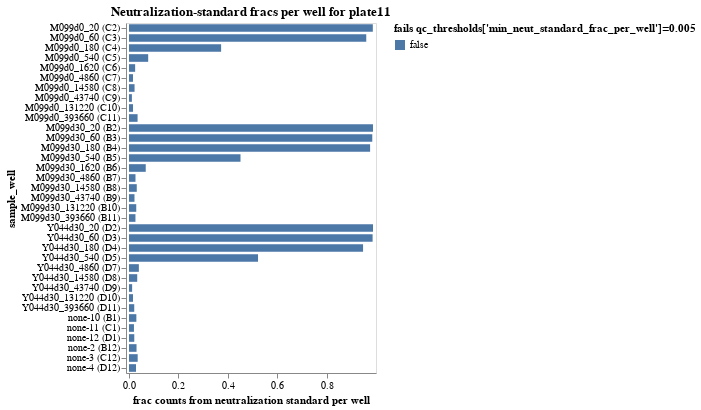

Write notebook code for a chart like this one.
### Markdown cell above
## Fraction of counts from neutralization standard
Determine the fraction of counts from the neutralization standard in each sample, and make sure this fraction passess the QC threshold.

### Code cell
neut_standard_fracs = (
    counts.assign(
        neut_standard_count=lambda x: x["count"] * x["neut_standard"].astype(int)
    )
    .groupby(
        ["well", "serum_replicate", "sample_well"],
        dropna=False,
        as_index=False,
    )
    .aggregate(
        total_count=pd.NamedAgg("count", "sum"),
        neut_standard_count=pd.NamedAgg("neut_standard_count", "sum"),
    )
    .assign(
        neut_standard_frac=lambda x: x["neut_standard_count"] / x["total_count"],
        fails_qc=lambda x: (
            x["neut_standard_frac"] < qc_thresholds['min_neut_standard_frac_per_well']
        ),
    )
)

neut_standard_fracs_chart = (
    alt.Chart(neut_standard_fracs)
    .add_params(serum_selection)
    .transform_filter(serum_selection)
    .encode(
        alt.X(
            "neut_standard_frac",
            title="frac counts from neutralization standard per well",
            scale=alt.Scale(nice=False, padding=3),
        ),
        alt.Y("sample_well", sort=sample_wells),
        alt.Color(
            "fails_qc",
            title=f"fails {qc_thresholds['min_neut_standard_frac_per_well']=}",
            legend=alt.Legend(titleLimit=500),
        ),
        tooltip=[
            alt.Tooltip(c, format=".3g") if neut_standard_fracs[c].dtype == float else c
            for c in neut_standard_fracs.columns
        ],
    )
    .mark_bar(height={"band": 0.85})
    .properties(
        height=alt.Step(10),
        width=250,
        title=f"Neutralization-standard fracs per well for {plate}",
    )
    .configure_axis(grid=False)
    .configure_legend(titleLimit=1000)
)

display(neut_standard_fracs_chart)

# drop wells failing QC
min_neut_standard_frac_per_well_drops = list(neut_standard_fracs.query("fails_qc")["well"])
print(
    f"\nDropping {len(min_neut_standard_frac_per_well_drops)} wells for failing "
    f"{qc_thresholds['min_neut_standard_frac_per_well']=}: "
    + str(min_neut_standard_frac_per_well_drops)
)
qc_drops["wells"].update(
    {w: "min_neut_standard_frac_per_well" for w in min_neut_standard_frac_per_well_drops}
)
counts = counts[~counts["well"].isin(qc_drops["wells"])]

### Figure 1 — Vega-Lite specification as saved in the notebook (floating-point values rounded to 4 significant figures; data arrays with more than 128 entries replaced by an {"elided": "..."} marker saying what was removed)
{"config": {"view": {"continuousWidth": 300, "continuousHeight": 300}, "axis": {"grid": false}, "legend": {"titleLimit": 1000}}, "data": {"name": "data-70e4cd7f640838c9f96a36547235cb0a"}, "mark": {"type": "bar", "height": {"band": 0.85}}, "encoding": {"color": {"field": "fails_qc", "legend": {"titleLimit": 500}, "title": "fails qc_thresholds['min_neut_standard_frac_per_well']=0.005", "type": "nominal"}, "tooltip": [{"field": "well", "type": "nominal"}, {"field": "serum_replicate", "type": "nominal"}, {"field": "sample_well", "type": "nominal"}, {"field": "total_count", "type": "quantitative"}, {"field": "neut_standard_count", "type": "quantitative"}, {"field": "neut_standard_frac", "format": ".3g", "type": "quantitative"}, {"field": "fails_qc", "type": "nominal"}], "x": {"field": "neut_standard_frac", "scale": {"nice": false, "padding": 3}, "title": "frac counts from neutralization standard per well", "type": "quantitative"}, "y": {"field": "sample_well", "sort": {"elided": "144 str values"}, "type": "nominal"}}, "height": {"step": 10}, "params": [{"name": "param_1", "select": {"type": "point", "fields": ["serum_replicate"]}, "bind": {"input": "select", "options": [null, "M099d0", "M099d30", "Y044d30", "none-10", "none-11", "none-12", "none-2", "none-3", "none-4"], "labels": ["all", "M099d0", "M099d30", "Y044d30", "none-10", "none-11", "none-12", "none-2", "none-3", "none-4"], "name": "serum"}}], "title": "Neutralization-standard fracs per well for plate11", "transform": [{"filter": {"param": "param_1"}}], "width": 250, "$schema": "https://vega.github.io/schema/vega-lite/v5.16.3.json", "datasets": {"data-70e4cd7f640838c9f96a36547235cb0a": [{"well": "B1", "serum_replicate": "none-10", "sample_well": "none-10 (B1)", "total_count": 38187, "neut_standard_count": 1135, "neut_standard_frac": 0.02972, "fails_qc": false}, {"well": "B10", "serum_replicate": "M099d30", "sample_well": "M099d30_131220 (B10)", "total_count": 37998, "neut_standard_count": 1114, "neut_standard_frac": 0.02932, "fails_qc": false}, {"well": "B11", "serum_replicate": "M099d30", "sample_well": "M099d30_393660 (B11)", "total_count": 38758, "neut_standard_count": 1012, "neut_standard_frac": 0.02611, "fails_qc": false}, {"well": "B12", "serum_replicate": "none-2", "sample_well": "none-2 (B12)", "total_count": 37756, "neut_standard_count": 1150, "neut_standard_frac": 0.03046, "fails_qc": false}, {"well": "B2", "serum_replicate": "M099d30", "sample_well": "M099d30_20 (B2)", "total_count": 40829, "neut_standard_count": 40260, "neut_standard_frac": 0.9861, "fails_qc": false}, {"well": "B3", "serum_replicate": "M099d30", "sample_well": "M099d30_60 (B3)", "total_count": 40956, "neut_standard_count": 40267, "neut_standard_frac": 0.9832, "fails_qc": false}, {"well": "B4", "serum_replicate": "M099d30", "sample_well": "M099d30_180 (B4)", "total_count": 41677, "neut_standard_count": 40612, "neut_standard_frac": 0.9744, "fails_qc": false}, {"well": "B5", "serum_replicate": "M099d30", "sample_well": "M099d30_540 (B5)", "total_count": 35899, "neut_standard_count": 16177, "neut_standard_frac": 0.4506, "fails_qc": false}, {"well": "B6", "serum_replicate": "M099d30", "sample_well": "M099d30_1620 (B6)", "total_count": 34970, "neut_standard_count": 2366, "neut_standard_frac": 0.06766, "fails_qc": false}, {"well": "B7", "serum_replicate": "M099d30", "sample_well": "M099d30_4860 (B7)", "total_count": 38189, "neut_standard_count": 1003, "neut_standard_frac": 0.02626, "fails_qc": false}, {"well": "B8", "serum_replicate": "M099d30", "sample_well": "M099d30_14580 (B8)", "total_count": 38478, "neut_standard_count": 1207, "neut_standard_frac": 0.03137, "fails_qc": false}, {"well": "B9", "serum_replicate": "M099d30", "sample_well": "M099d30_43740 (B9)", "total_count": 37189, "neut_standard_count": 825, "neut_standard_frac": 0.02218, "fails_qc": false}, {"well": "C1", "serum_replicate": "none-11", "sample_well": "none-11 (C1)", "total_count": 38228, "neut_standard_count": 767, "neut_standard_frac": 0.02006, "fails_qc": false}, {"well": "C10", "serum_replicate": "M099d0", "sample_well": "M099d0_131220 (C10)", "total_count": 37793, "neut_standard_count": 616, "neut_standard_frac": 0.0163, "fails_qc": false}, {"well": "C11", "serum_replicate": "M099d0", "sample_well": "M099d0_393660 (C11)", "total_count": 38716, "neut_standard_count": 1343, "neut_standard_frac": 0.03469, "fails_qc": false}, {"well": "C12", "serum_replicate": "none-3", "sample_well": "none-3 (C12)", "total_count": 37828, "neut_standard_count": 1327, "neut_standard_frac": 0.03508, "fails_qc": false}, {"well": "C2", "serum_replicate": "M099d0", "sample_well": "M099d0_20 (C2)", "total_count": 40558, "neut_standard_count": 39966, "neut_standard_frac": 0.9854, "fails_qc": false}, {"well": "C3", "serum_replicate": "M099d0", "sample_well": "M099d0_60 (C3)", "total_count": 40701, "neut_standard_count": 39026, "neut_standard_frac": 0.9588, "fails_qc": false}, {"well": "C4", "serum_replicate": "M099d0", "sample_well": "M099d0_180 (C4)", "total_count": 39092, "neut_standard_count": 14554, "neut_standard_frac": 0.3723, "fails_qc": false}, {"well": "C5", "serum_replicate": "M099d0", "sample_well": "M099d0_540 (C5)", "total_count": 38873, "neut_standard_count": 3015, "neut_standard_frac": 0.07756, "fails_qc": false}, {"well": "C6", "serum_replicate": "M099d0", "sample_well": "M099d0_1620 (C6)", "total_count": 37799, "neut_standard_count": 939, "neut_standard_frac": 0.02484, "fails_qc": false}, {"well": "C7", "serum_replicate": "M099d0", "sample_well": "M099d0_4860 (C7)", "total_count": 37649, "neut_standard_count": 605, "neut_standard_frac": 0.01607, "fails_qc": false}, {"well": "C8", "serum_replicate": "M099d0", "sample_well": "M099d0_14580 (C8)", "total_count": 38288, "neut_standard_count": 861, "neut_standard_frac": 0.02249, "fails_qc": false}, {"well": "C9", "serum_replicate": "M099d0", "sample_well": "M099d0_43740 (C9)", "total_count": 37504, "neut_standard_count": 439, "neut_standard_frac": 0.01171, "fails_qc": false}, {"well": "D1", "serum_replicate": "none-12", "sample_well": "none-12 (D1)", "total_count": 37911, "neut_standard_count": 809, "neut_standard_frac": 0.02134, "fails_qc": false}, {"well": "D10", "serum_replicate": "Y044d30", "sample_well": "Y044d30_131220 (D10)", "total_count": 37412, "neut_standard_count": 606, "neut_standard_frac": 0.0162, "fails_qc": false}, {"well": "D11", "serum_replicate": "Y044d30", "sample_well": "Y044d30_393660 (D11)", "total_count": 37989, "neut_standard_count": 805, "neut_standard_frac": 0.02119, "fails_qc": false}, {"well": "D12", "serum_replicate": "none-4", "sample_well": "none-4 (D12)", "total_count": 38369, "neut_standard_count": 1087, "neut_standard_frac": 0.02833, "fails_qc": false}, {"well": "D2", "serum_replicate": "Y044d30", "sample_well": "Y044d30_20 (D2)", "total_count": 41659, "neut_standard_count": 41081, "neut_standard_frac": 0.9861, "fails_qc": false}, {"well": "D3", "serum_replicate": "Y044d30", "sample_well": "Y044d30_60 (D3)", "total_count": 40396, "neut_standard_count": 39771, "neut_standard_frac": 0.9845, "fails_qc": false}, {"well": "D4", "serum_replicate": "Y044d30", "sample_well": "Y044d30_180 (D4)", "total_count": 40797, "neut_standard_count": 38592, "neut_standard_frac": 0.946, "fails_qc": false}, {"well": "D5", "serum_replicate": "Y044d30", "sample_well": "Y044d30_540 (D5)", "total_count": 34315, "neut_standard_count": 17896, "neut_standard_frac": 0.5215, "fails_qc": false}, {"well": "D7", "serum_replicate": "Y044d30", "sample_well": "Y044d30_4860 (D7)", "total_count": 35386, "neut_standard_count": 1410, "neut_standard_frac": 0.03985, "fails_qc": false}, {"well": "D8", "serum_replicate": "Y044d30", "sample_well": "Y044d30_14580 (D8)", "total_count": 35997, "neut_standard_count": 1197, "neut_standard_frac": 0.03325, "fails_qc": false}, {"well": "D9", "serum_replicate": "Y044d30", "sample_well": "Y044d30_43740 (D9)", "total_count": 38052, "neut_standard_count": 482, "neut_standard_frac": 0.01267, "fails_qc": false}]}}
